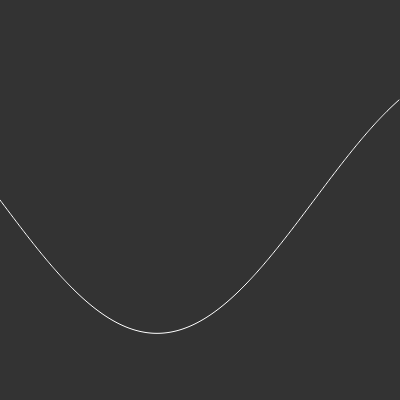
Frame 1 (no input)
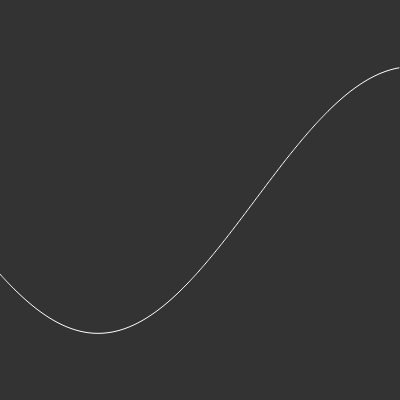
Frame 60 (no input)
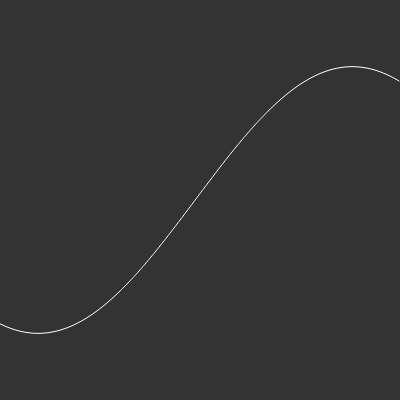
Frame 120 (the mouse pressed at the canvas centre since frame 60)

The p5.js sketch that drew these frames (run headless with seeded random() and noise() and a simulated clock; from frame 60 on, the mouse is pressed at the canvas centre):

// p5.js sketch
// ── sketch.js
var inc = 0.01;
var start = 0;

function setup() {
    createCanvas(400, 400);
}
  
function draw() {
    background(51);
    stroke(255);
    noFill();
    beginShape();
    var xoffset = start;
    for(var x = 0; x < width; x++) {
        stroke(255);
        var y = height/2 + sin(xoffset) * height/3;
        vertex(x, y);
        xoffset += inc;
    }
    endShape();

    start += inc;
    
    //noLoop();
}
